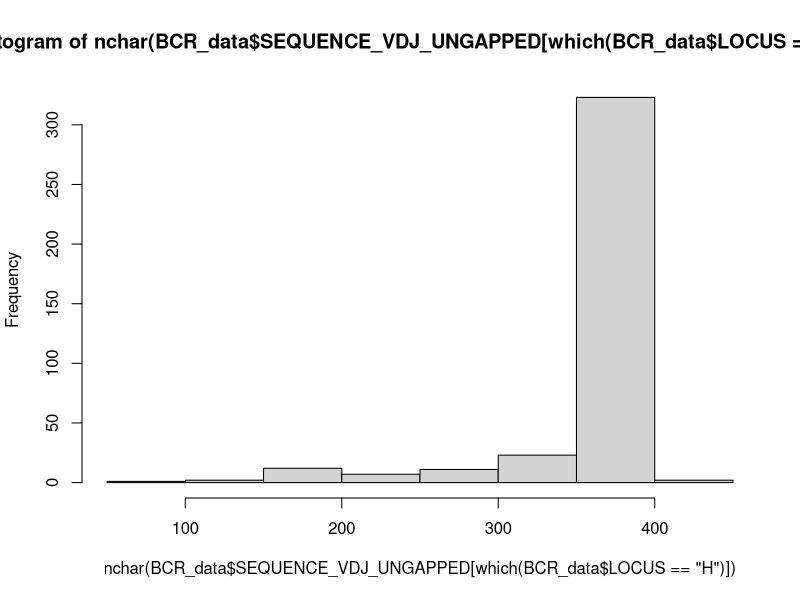
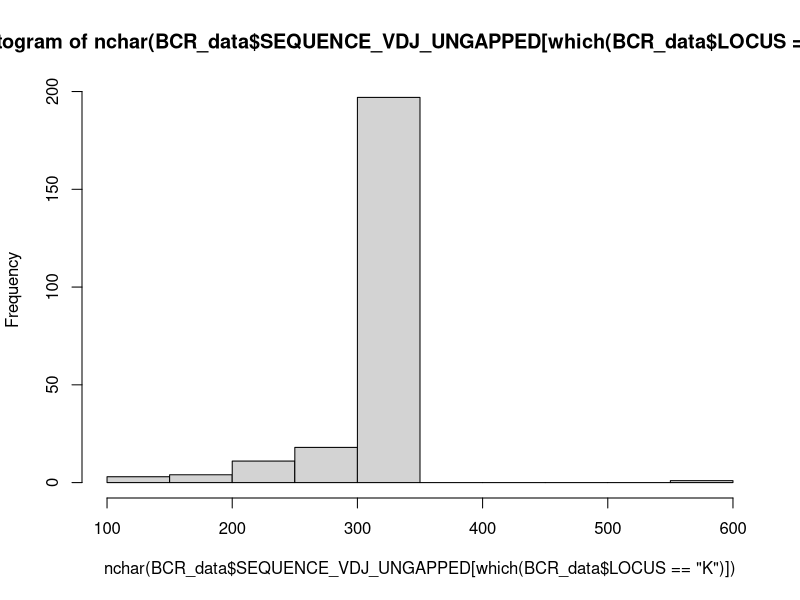
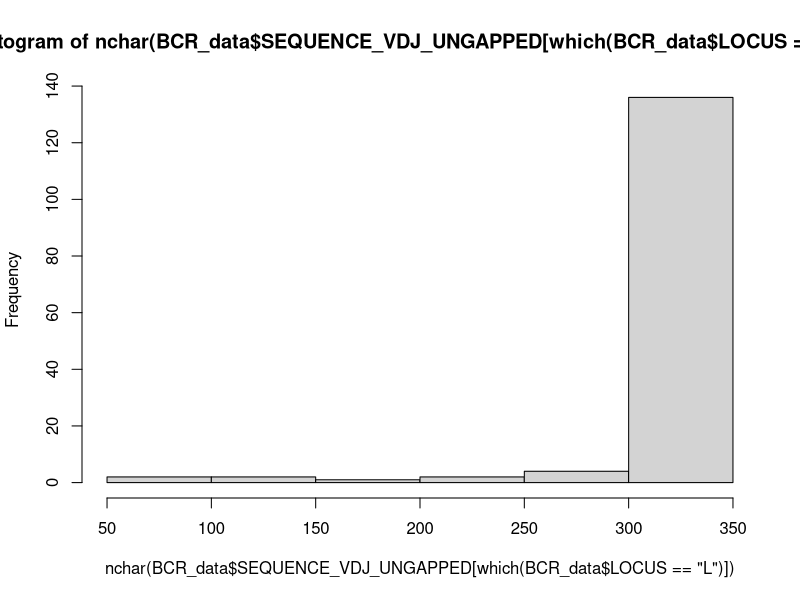

These figures' R source, in order:
#Here, we take the file from 2 and first exclude all non-IgGs as the project
#will focus on them. Then we for each clone select one BCR with the shortest
#intraclonal distance. After this, we randomly select 25% of the non-clonal
#sequences from the three donors separately. 
BCR_data <- read.csv("Data/BCR_database_versions/5_IMGT_gapped_db_IgG.csv")

##############
#FOR FIGURE 1
#############
table(BCR_data$Sample[which(BCR_data$LOCUS == "H")])

#1166_1 1227_1 1284_1 
#212     65    104

#As a few chains are dubiously short, we will exclude the shortest 10% here. 

hist(nchar(BCR_data$SEQUENCE_VDJ_UNGAPPED[which(BCR_data$LOCUS == "H")]))
quantile(nchar(BCR_data$SEQUENCE_VDJ_UNGAPPED[which(BCR_data$LOCUS == "H")]), 0.1)
#325
hist(nchar(BCR_data$SEQUENCE_VDJ_UNGAPPED[which(BCR_data$LOCUS == "K")]))
quantile(nchar(BCR_data$SEQUENCE_VDJ_UNGAPPED[which(BCR_data$LOCUS == "K")]), 0.1)
#281.6
hist(nchar(BCR_data$SEQUENCE_VDJ_UNGAPPED[which(BCR_data$LOCUS == "L")]))
quantile(nchar(BCR_data$SEQUENCE_VDJ_UNGAPPED[which(BCR_data$LOCUS == "L")]), 0.1)
#313.8 

#This shows that all three chain loci have significant lower tails. We will
#exclude cells that has the heavy or the light chain, in this shortest 10% fraction. 

#It turns out that of the 16 cells
#that have both a K and an L chain, 7 have one that is among the shortest 10%.
#One analysis variant here would therefore have been to keep those cells that 
#have at least one functional light chain. However, sadly, that was not done
#in theoriginal selection, so it cannot be done here now either.

short_chains <- unique(unlist(lapply(split(BCR_data, f = BCR_data$LOCUS), function(x){
                                               lowQuant <- 
                                                   quantile(nchar(x$SEQUENCE_VDJ_UNGAPPED), 0.1)
                                               x$CELL[which(nchar(x$SEQUENCE_VDJ_UNGAPPED) < lowQuant)]
                                           })))

length(short_chains)/length(unique(BCR_data$CELL))
#0.1942257
#This means that 19% of the cells have at least one chain that is short. 

#Here, we focus the analysis on the heavy chains. 
BCR_data_H <- BCR_data[which(BCR_data$LOCUS == "H"),]

#And now, on the cells with all chains full-length.
BCR_data_H_long <- BCR_data_H[-which(BCR_data_H$CELL %in% short_chains),]

##############
#FOR FIGURE 1
#############
length(short_chains)
#74

table(BCR_data_H_long$ISOTYPE, BCR_data_H_long$Clonal)
#      FALSE TRUE
#IGHG1    77   18
#IGHG2    24   10
#IGHG3     6    0
#IGHG4    92   81

#We save the IgG3s anyway
BCR_data_H_clonal <- BCR_data_H_long[which(BCR_data_H_long$Clonal),]

length(BCR_data_H_clonal$CELL)

BCR_H_clonal_selected <- do.call("rbind",lapply(split(BCR_data_H_clonal, 
                                      f = BCR_data_H_clonal$HamClone),
                                function(x){
                                    x[which.min(x$intraClonalDistance)[1],]
                                }))

#And now over to the others: 
BCR_data_H_nonclonal <- BCR_data_H_long[-which(BCR_data_H_long$Clonal),]

BCR_H_nonclonal_selected <- do.call("rbind",lapply(split(BCR_data_H_nonclonal , 
                                                      f = BCR_data_H_nonclonal$Sample),
                                                function(x){
                                                    x[sample(1:nrow(x), 
                                                             round(nrow(x)/4)),]
                                                }))

BCR_H_selected <- rbind(BCR_H_clonal_selected, BCR_H_nonclonal_selected)

BCR_selected <- BCR_data[which(BCR_data$CELL %in% BCR_H_selected$CELL),]

write.csv(BCR_selected, "Data/BCR_database_versions/5b_BCR_selected_db.csv", row.names = FALSE)

#As the exclusion criteria thresholds have previously been somehat harsher (especially
#exclusion of cells not fitting the surface B cell phenotype, a process that previously
#was unduly crude), the current, above selection would have resulted in approximately
#12 more cells being included, including four extra clones. Furthermore, as the original 
#selection was done without setting the pseudo-random seed, it would have been impossible
#to reproduce the exact 
#same set even if the exclusion criteria had been static. Below is therefore a file
#with a list of the cells in the original selection. The numbers for this selection
#is what is reported in the paper. As can be seen above, the intention was to select
#25% of the singlet sequences, but as it got closer to 20% in the end, we report this number.
original_selection <- read.csv("Data/BCR_auxiliaries/Originally_selected_BCRs.csv")[,1]

#How many of these should have been captured with the above criteria?
length(original_selection)-length(unique(BCR_data_H_long$CELL[which(BCR_data_H_long$CELL %in% original_selection)]))
#6
#So all but six could have been selected (of which 5 are clonal neighbors from 1166, and just used 
#to clarify the intraclonal consistency first, so essentially it is one cell that we miss. This single 
#one was excluded due to slightly higher current setpoints for the 
#shortest chains, as in the very original selection, the non-IgGs were excluded
#post light chain exclusions. 
BCR_data_H <- BCR_data[which(BCR_data$LOCUS =="H"),]
originalClonality <- BCR_data_H$Clonal[which(BCR_data_H$CELL 
                             %in% original_selection)]

originalSample <- BCR_data_H$Sample[which(BCR_data_H$CELL 
                                               %in% original_selection)]

table(originalSample, originalClonality)

#        originalClonality
#originalSample FALSE TRUE
#1166_1    26   48
#1227_1     7    4
#1284_1    9   12
